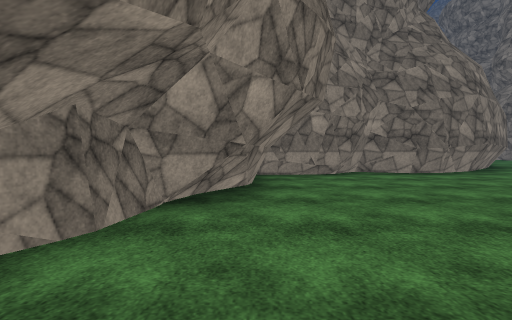
View 1 (above)

20 first-person views from a walk through a 3-D level made in the Unity game engine. The camera is 1.2 m above the floor, tilts 2° down and sees 80° across. The floor is counted in squares, 2 m on a side. Each view is taken from the middle of a square. On the plan, view 1 faces up. The plan holds only what a view shows up to about 9 squares ahead; the rest is blank. The place goes on beyond the plan. Surface patterns are stand-ins for the level's own textures.

View 2
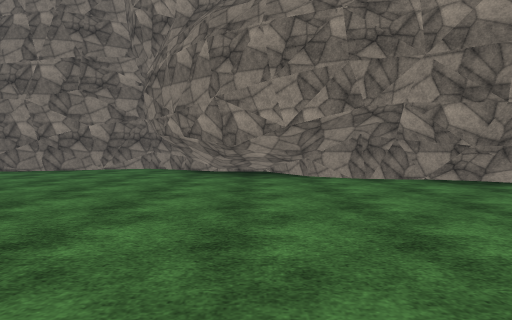

View 3
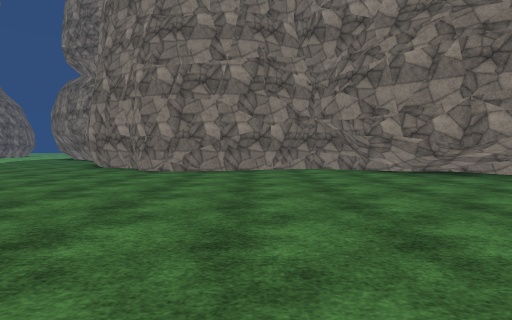

View 4
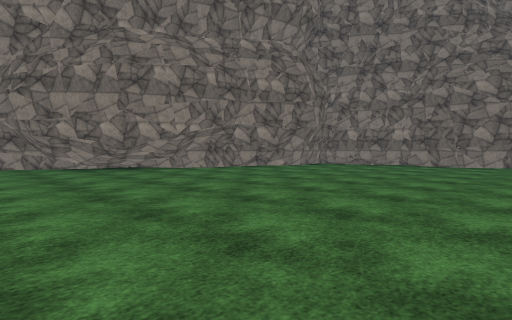

View 5
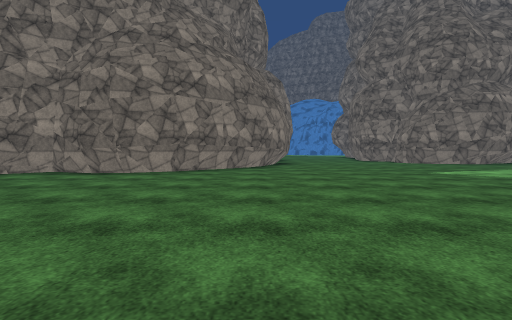

View 6
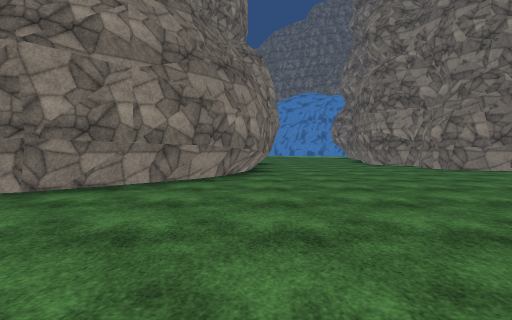

View 7
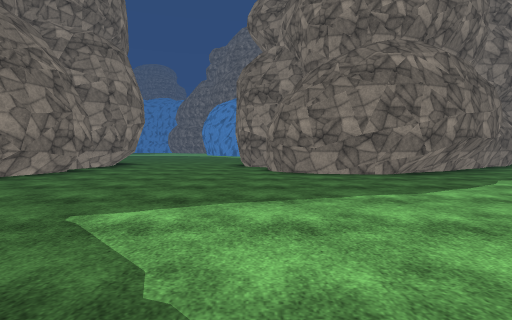

View 8
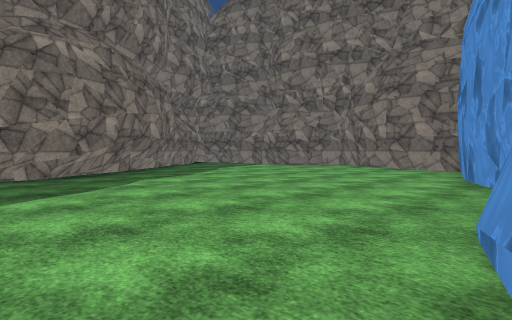

View 9
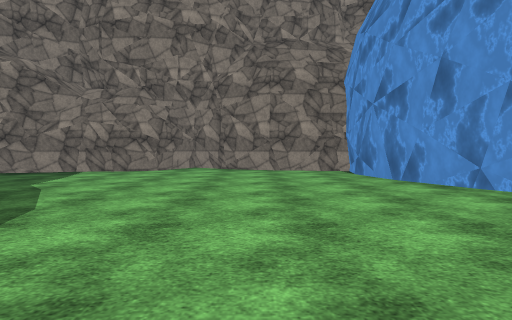

View 10
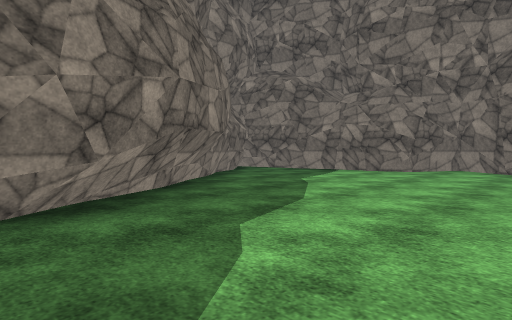

View 11
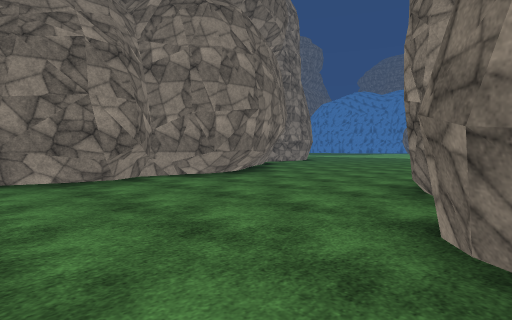

View 12
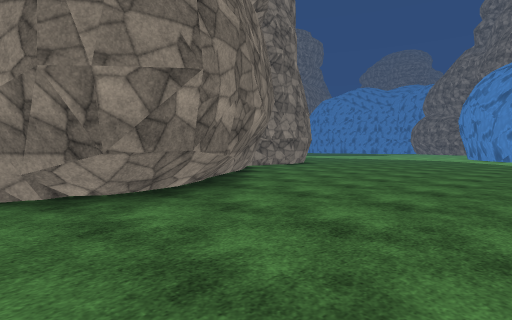

View 13
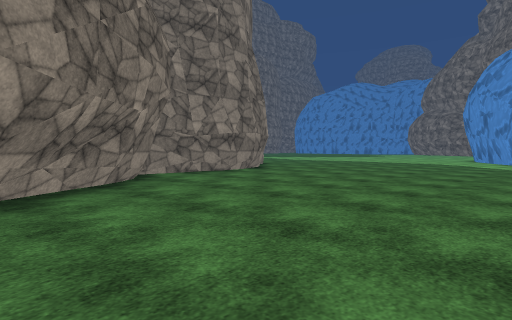

View 14
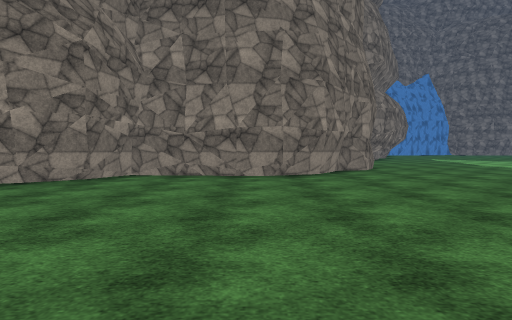

View 15
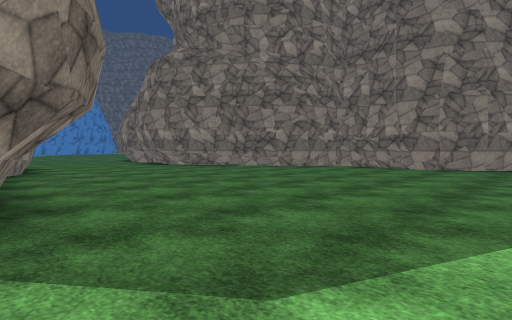

View 16
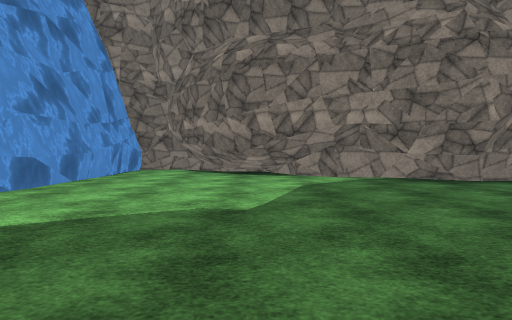

View 17
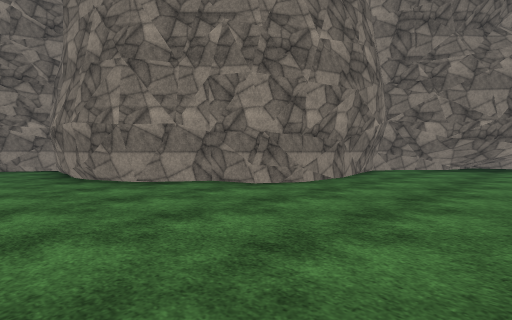

View 18
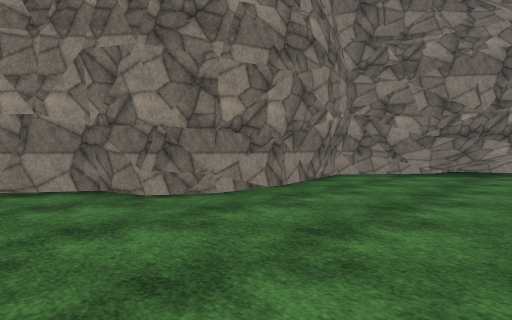

View 19
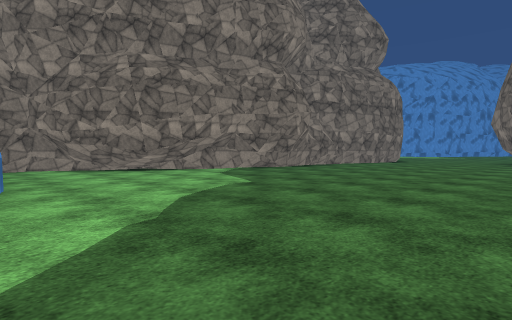

View 20
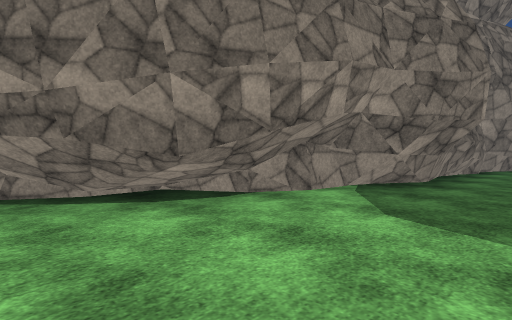

### Floor plan
Key: @ floor where view 1 was taken; # wall or solid block; . floor.
Columns run from 4 left of view 1 to 26 right of it. Each row starts with its distance up from view 1.
 31     ............ ######
 30 ##....................#
 29  #...................##
 28  ##.................###
 27   ######............##
 26        ##...........#
 25         ##..........#
 24          #.........##
 23          #.........#
 22          #.........#
 21          ##........#
 20           ##.......#
 19            ##.....##
 18            ##.....#
 17             ##....#
 16              #....#       ##
 15              #....##     ##..#
 14              #.....#    ##...#
 13              #.....## ###....#
 12              #......###......##
 11             ##.................
 10            ##.................#
  9           ##..................#
  8       #####..................##
  7     ###......................#
  6     #.....................####
  5     #............ . . #####
  4    ##............
  3   ##............
  2   #............
  1   #...........
  0  ##.@........
 -1  ##.........
 -2 ##..........
 -3 #...........
 -4 #...........
 -5 #.........
 -6 #........
 -7 #.......
 -8 #......
 -9 ......

Positions as (right, up) in squares from view 1, and headings:
1: (0, 0), facing up
2: (5, 0), facing left
3: (5, -5), facing left
4: (7, -4), facing up-left
5: (8, 0), facing up
6: (9, 4), facing up
7: (14, 5), facing up
8: (16, 5), facing up-right
9: (17, 9), facing right
10: (17, 9), facing up-right
11: (15, 11), facing up-left
12: (13, 14), facing up-left
13: (12, 18), facing up-left
14: (12, 24), facing left
15: (15, 27), facing down-left
16: (9, 27), facing right
17: (7, 31), facing down-left
18: (5, 31), facing down-left
19: (8, 31), facing down-right
20: (13, 29), facing down-right
